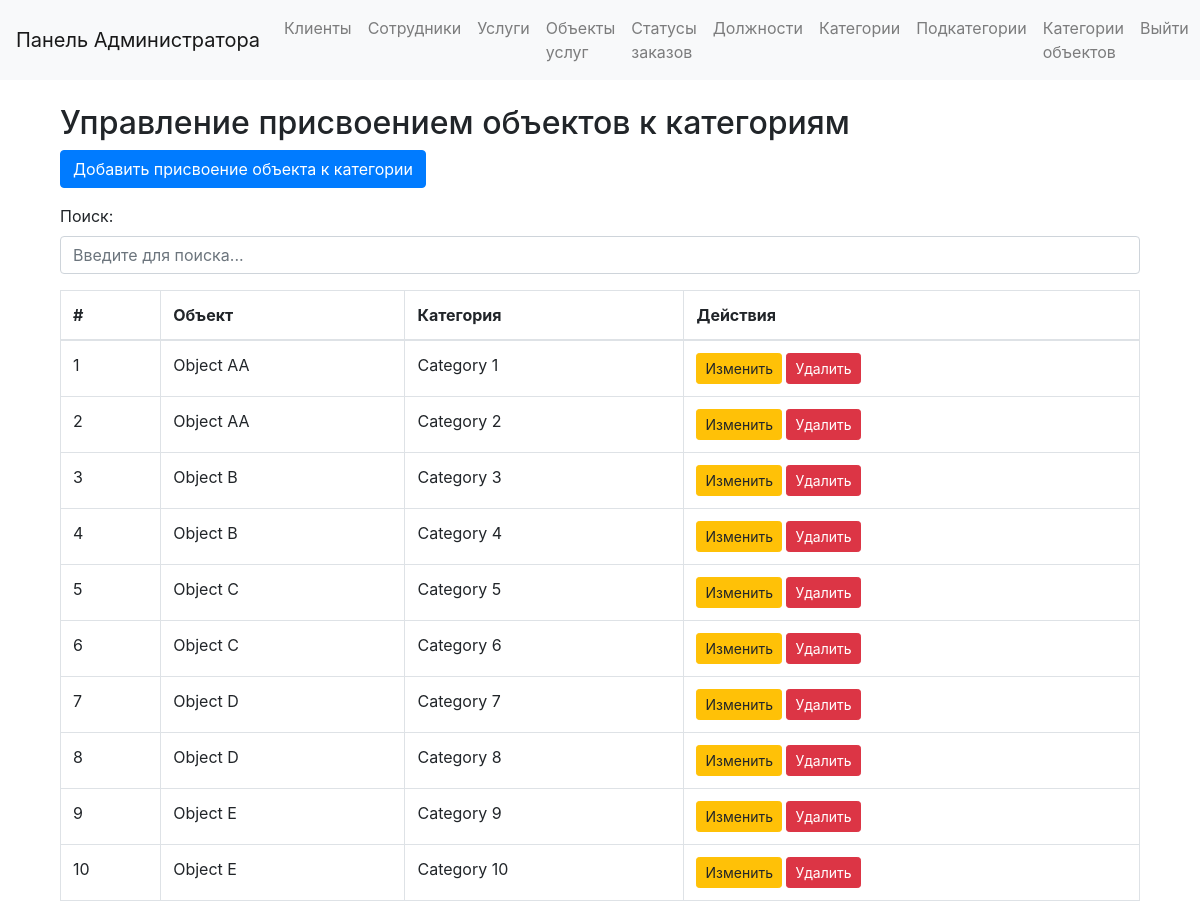
The app's page /admin/objectscategories (signed in), older data.
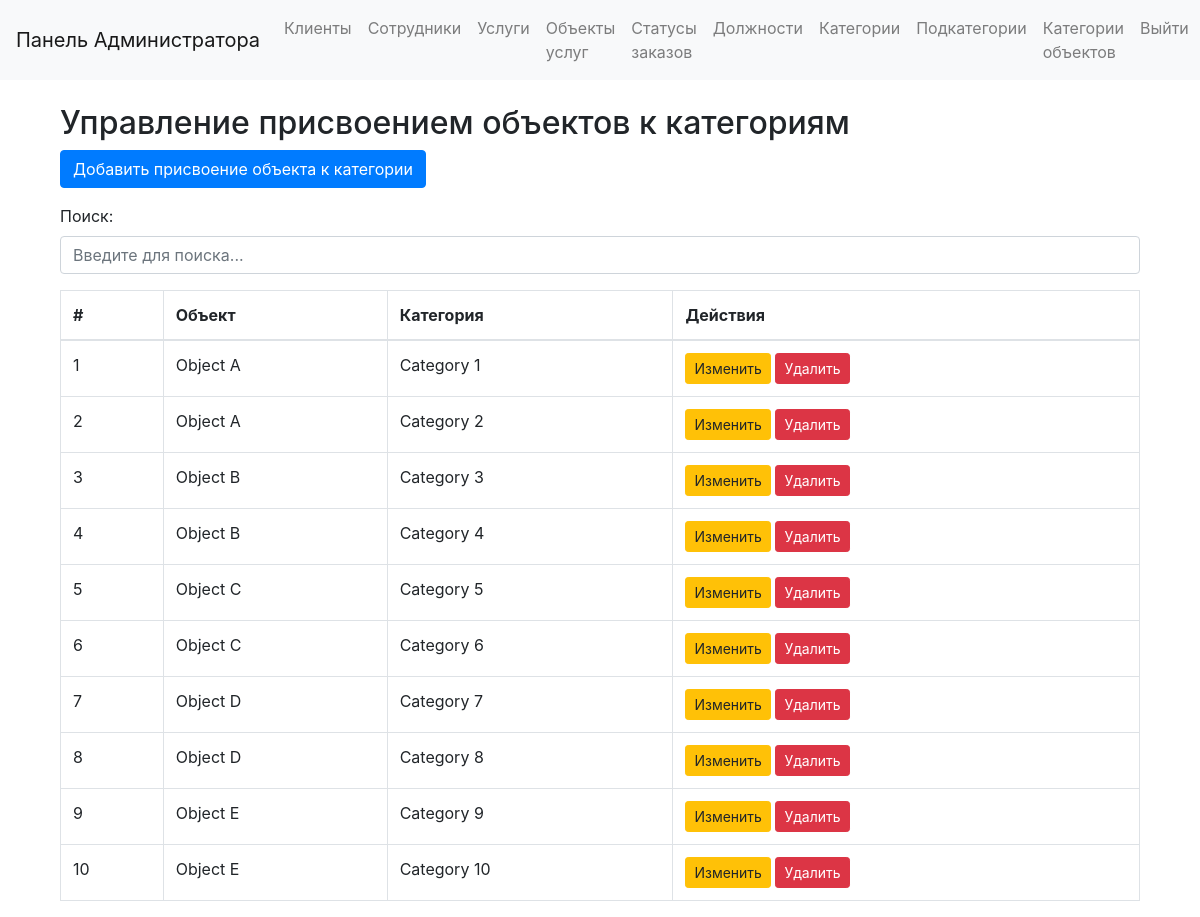
The same page, newer data.
### app/models.py (models this page shows, shortened)
class ObjectsCategories(db.Model):
    __tablename__ = 'ObjectsCategories'
    id = db.Column(db.Integer, primary_key=True)
    object_id = db.Column(db.Integer, db.ForeignKey('ServiceObjects.id'), nullable=False)
    cat_id = db.Column(db.Integer, db.ForeignKey('Categories.id'), nullable=False)
    object = db.relationship("ServiceObjects", backref=db.backref("ObjectsCategories", lazy=True))
    category = db.relationship("Categories", backref=db.backref("ObjectsCategories", lazy=True))

class ServiceObjects(db.Model):
    __tablename__ = 'ServiceObjects'
    id = db.Column(db.Integer, primary_key=True)
    object_name = db.Column(db.String(150), nullable=False)
    cost = db.Column(db.Float, nullable=False)
    ordered_objects = db.relationship("OrderedObjects", cascade="all,delete", backref="ServiceObjects")
    object_categories = db.relationship("ObjectsCategories", cascade="all,delete", backref="ServiceObjects")
    ordered_object_categories = db.relationship("OrderedObjectCategories", cascade="all,delete", backref="ServiceObjects")

class Categories(db.Model):
    __tablename__ = 'Categories'
    id = db.Column(db.Integer, primary_key=True)
    cat_name = db.Column(db.String, nullable=False)

### app/admin/routs.py (the view)
@admin.route('/admin/objectscategories')
def manage_objectscategories():
    if session.get('role') != 'admin':
        return redirect(url_for('users.login'))
    objectscategories = ObjectsCategories.query.order_by(ObjectsCategories.object_id)
    objects = ServiceObjects.query.all()
    categories = Categories.query.all()
    return render_template('admin/manage_objectscategories.html', objectscategories=objectscategories, objects=objects, categories=categories)

### app/templates/admin/manage_objectscategories.html
{% extends 'admin/base_admin.html' %}
{% block content %}
<div class="container mt-4">
    <h2>Управление присвоением объектов к категориям</h2>
    <a href="{{ url_for('admin.add_objectcategory_form') }}" class="btn btn-primary mb-3">Добавить присвоение объекта к категории</a>
    <div class="mb-3">
        <label for="searchInput" class="form-label">Поиск:</label>
        <input type="text" id="searchInput" class="form-control" placeholder="Введите для поиска...">
    </div>
    <table class="table table-bordered">
        <thead>
            <tr>
                <th>#</th>
                <th>Объект</th>
                <th>Категория</th>
                <th>Действия</th>
            </tr>
        </thead>
        <tbody>
            {% for objectcategory in objectscategories %}
            <tr>
                <td>{{ loop.index }}</td>
                <td>{{ objectcategory.object.object_name }}</td>
                <td>{{ objectcategory.category.cat_name }}</td>
                <td>
                    <a href="{{ url_for('admin.edit_objectcategory_form', id=objectcategory.id) }}" class="btn btn-warning btn-sm">Изменить</a>
                    <form action="{{ url_for('admin.delete_objectcategory', id=objectcategory.id) }}" method="POST" style="display:inline;">
                        <button type="submit" class="btn btn-danger btn-sm">Удалить</button>
                    </form>
                </td>
            </tr>
            {% endfor %}
        </tbody>
    </table>
</div>
{% endblock %}

Row changes from the older to the newer data that the page shows:
changed through a linked row, ObjectsCategories "Category 1": object.object_name "Object AA" → "Object A"
changed through a linked row, ObjectsCategories "Category 2": object.object_name "Object AA" → "Object A"
